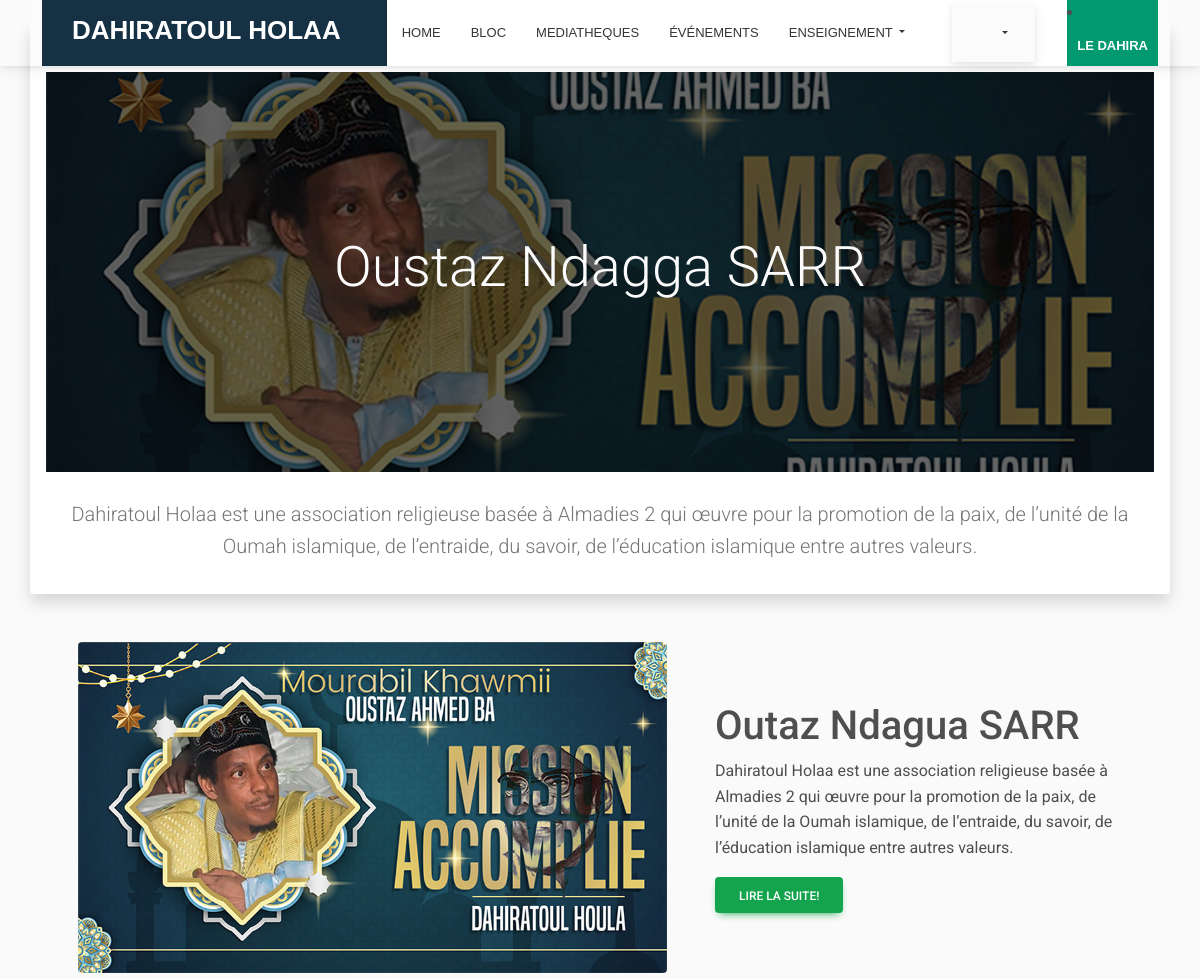
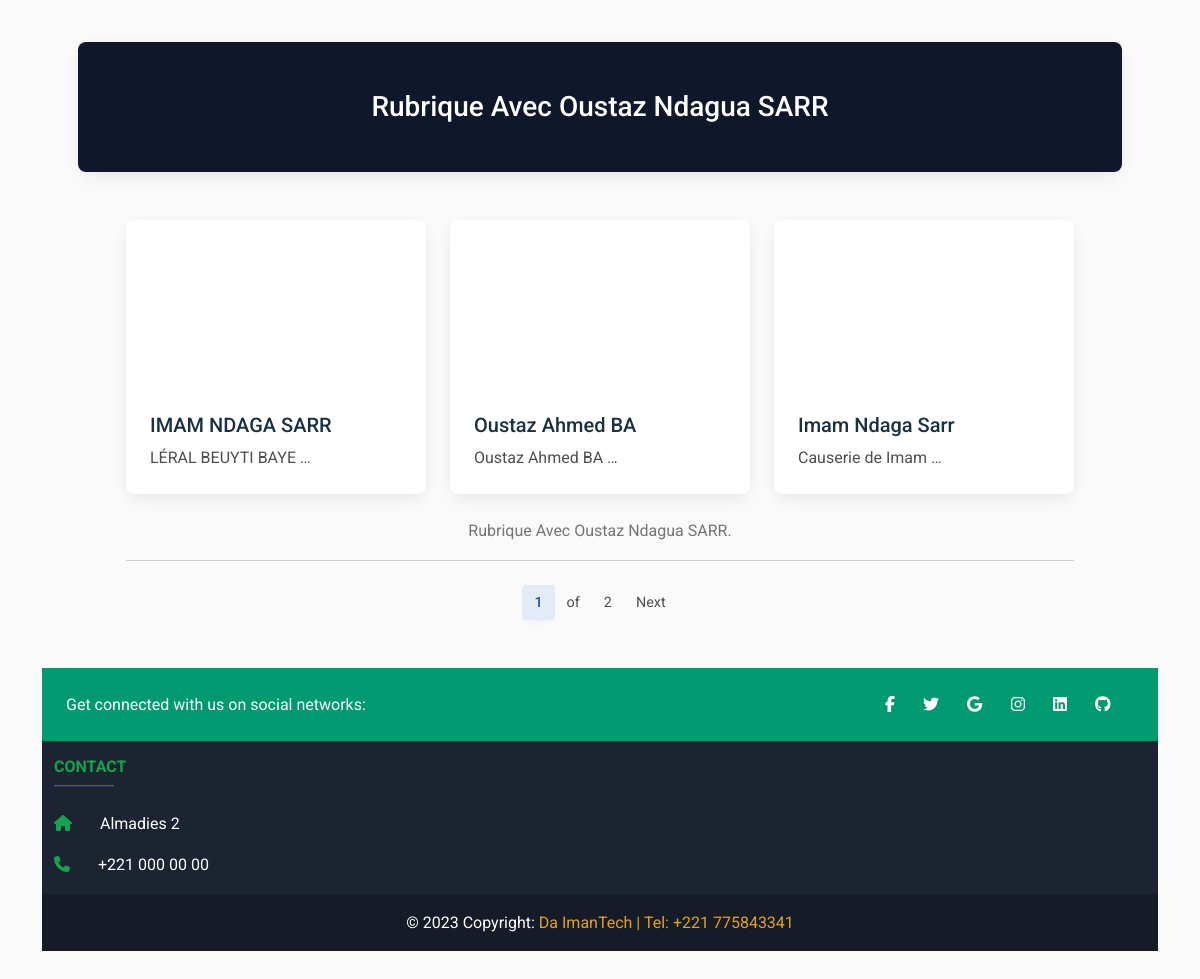
The page /enseignement/ndaguasarr/ on the database its author committed (2 pictures, top to bottom).
### enseignement/models.py (models this page shows, shortened)
class HeaderNdaguaSarr(models.Model):
    titre = models.CharField(max_length=200)
    contenu = models.TextField()
    image = models.ImageField(default='first_page1.jpg')

class BiblioNdaguaSarr(models.Model):
    titre = models.CharField(max_length=200)
    contenu = models.TextField()
    image = models.ImageField(default='first_page1.jpg')

class VideoNdaguaSarr(models.Model):
    url = EmbedVideoField()  # same like models.URLField()
    titre = models.CharField(max_length=200)
    desc = models.CharField(max_length=250)
    added = models.DateTimeField(auto_now_add=True)

### enseignement/views.py (the view)
# urls.py: path('ndaguasarr/', views.ndaguasarr_view, name='ndaguasarr'),
def ndaguasarr_view(request):
    header = HeaderNdaguaSarr.objects.all()
    biblio = BiblioNdaguaSarr.objects.all()
    video = VideoNdaguaSarr.objects.all().order_by('-added')
    paginator = Paginator(video, 3)
    page = request.GET.get('page')
    try:
        video = paginator.page(page)
    except PageNotAnInteger:
        video = paginator.page(1)
    except EmptyPage:
        video = paginator.page(paginator.num_pages)
    context = {
        'header': header,
        'biblio': biblio,
        'video': video,
    }
    return render(request, 'enseignement/ndaguasarr.html', context)

### enseignement/templates/enseignement/ndaguasarr.html (shortened to what this page needs)
{% extends 'base.html' %}
{% load embed_video_tags %}
{% block contenu %}
<div class="container text-center mt-4 pt-5 shadow p-3 mb-5 bg-body rounded">
    {% for head in header %}
    <div class="bg-image" style="
  background-image: url(' {{ head.image.url}} '); height: 50vh;">
        <div class="mask" style="background-color: rgba(0, 0, 0, 0.6);">
            <div class="d-flex justify-content-center align-items-center h-100">
                <h1 class="display-4 text-light">{{ head.titre }}</h1>
            </div>
        </div>
    </div>
    <br>
    <p class="lead text-muted">{{ head.contenu }}</p>
    {% endfor %}
</div>
<div class="container px-4 px-lg-5">
    {% for biblio in biblio %}
    <div class="row gx-4 gx-lg-5 align-items-center my-5">
        <div class="col-lg-7"><img class="img-fluid rounded mb-4 mb-lg-0" src="{{ biblio.image.url }}" alt="..." />
        </div>
        <div class="col-lg-5">
            <h1 class="font-weight-light">{{ biblio.titre }}</h1>
            <p>{{ biblio.contenu | truncatewords:70}}</p>
            <a class="btn btn-success" href=" {%   url 'enseignement:bibliosarr' %}">Lire la suite!</a>
        </div>
    </div>
    {% endfor %}
    <div class="card text-white my-5 py-4 text-center" , style="background-color: #0F172B;">
        <div class="card-body">
            <h3 class="text-white m-0 ">Rubrique Avec Oustaz Ndagua SARR </h3>
        </div>
    </div>
    <div class="container px-lg-5">
        <div class="row">
            {% for item in video %}
            <div class="col-md-6 col-lg-4 mb-4">
                <div class="card">
                    <div class="ratio ratio-16x9">
                    </div>
                    <div class="card-body">
                        <h5 class="card-title">{{ item.titre | truncatewords:3 }}</h5>
                        <p class="card-text"> {{ item.desc | truncatewords:3 }} </p>
                    </div>
                </div>
            </div>
            {% endfor %}
        </div>
        <div class="row">
            <div class="col-lg-8 mx-auto text-center">
                <p class="large text-muted">Rubrique Avec Oustaz Ndagua SARR.</p>
            </div>
        </div>
        {% include "articles/pagination.html" with page=video %}
    </div>
</div>
{% endblock %}

### static/css/styles.css (style rules this page uses)
:root { --primary: #FEA116; --light: #F1F8FF; --dark: #0F172B; --red: #ef233c; --vert: #009970; --darkred: #163044; --platinum: #e5e5e5; --black: #2b2d42; --white: #fff; --thumb: #edf2f4; }
.card-body .card-title { color: var(--darkred); }
* { font-family: 'Roboto', sans-serif; }
body { background-color: #fafafa; font-family: 'Roboto', sans-serif; }
.text-center { text-align: center !important; }

### rows shown on the page
HeaderNdaguaSarr: image (picture), titre "Oustaz Ndagga SARR", contenu "Dahiratoul Holaa est une association religieuse basée à Almadies 2 qui œuvre pour la promotion de la paix, de l’unité de la Oumah islamique, de l’entraide, du savoir, de l’éducation islamique entre autres valeurs."
BiblioNdaguaSarr: image (picture), titre "Outaz Ndagua SARR", contenu "Dahiratoul Holaa est une association religieuse basée à Almadies 2 qui œuvre pour la promotion de la paix, de l’unité de la Oumah islamique, de l’entraide, du savoir, de l’éducation islamique entre autres valeurs."
VideoNdaguaSarr: titre "IMAM NDAGA SARR", desc "LÉRAL BEUYTI BAYE …"
VideoNdaguaSarr: titre "Oustaz Ahmed BA", desc "Oustaz Ahmed BA …"
VideoNdaguaSarr: titre "Imam Ndaga Sarr", desc "Causerie de Imam …"

### other values the page prints
{{ page.number }} "1"
{{ page.paginator.num_pages }} "2"
